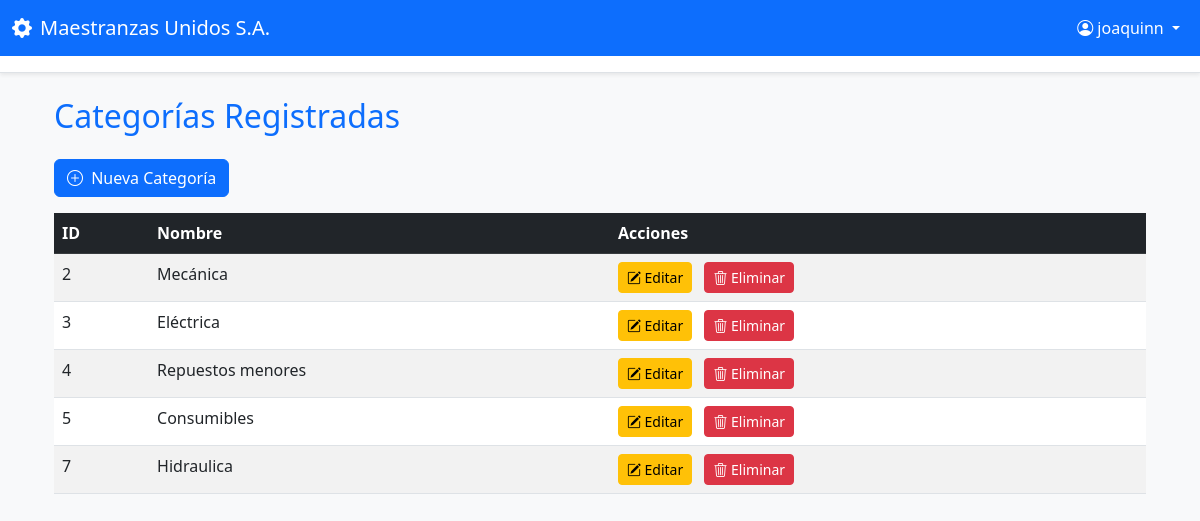
/categorias/ (signed in), run on the app's committed database.
### inventario/models.py (models this page shows, shortened)
class Categoria(models.Model):
    nombre = models.CharField(max_length=100)

### inventario/views.py (the view)
# urls.py: path('categorias/', views.listar_categorias, name='listar_categorias'),
@login_required
def listar_categorias(request):
    categorias = Categoria.objects.all()
    return render(request, 'categorias/listar.html', {'categorias': categorias})

### inventario/templates/categorias/listar.html (shortened to what this page needs)
{% extends 'authentication/base.html' %}
{% block content %}
<div class="container mt-4">
    <h2 class="mb-4 text-primary">Categorías Registradas</h2>
    <a href="{% url 'crear_categoria' %}" class="btn btn-primary mb-3">
        <i class="bi bi-plus-circle me-1"></i> Nueva Categoría
    </a>
    {% if categorias %}
    <table class="table table-striped table-hover">
        <thead class="table-dark">
            <tr>
                <th>ID</th>
                <th>Nombre</th>
                <th>Acciones</th>
            </tr>
        </thead>
        <tbody>
            {% for categoria in categorias %}
            <tr>
                <td>{{ categoria.id }}</td>
                <td>{{ categoria.nombre }}</td>
                <td>
                    <a href="{% url 'editar_categoria' categoria.id %}" class="btn btn-sm btn-warning">
                        <i class="bi bi-pencil-square"></i> Editar
                    </a>
                    <a href="{% url 'eliminar_categoria' categoria.id %}" class="btn btn-sm btn-danger ms-2">
                        <i class="bi bi-trash3"></i> Eliminar
                    </a>
                </td>
            </tr>
            {% endfor %}
        </tbody>
    </table>
    {% else %}
    <p class="text-muted">No hay categorías registradas aún.</p>
    {% endif %}
</div>
{% endblock %}

### authentication/templates/authentication/base.html (shortened to what this page needs)
<!DOCTYPE html>
<html lang="es">
<head>
  <link href="https://cdn.jsdelivr.net/npm/bootstrap@5.3.0/dist/css/bootstrap.min.css" rel="stylesheet">
  <link href="https://cdn.jsdelivr.net/npm/bootstrap-icons@1.10.0/font/bootstrap-icons.css" rel="stylesheet">
</head>
<body class="bg-light">
    <nav class="navbar navbar-expand-lg navbar-dark bg-primary">
      <div class="container-fluid">
        <a class="navbar-brand" href="{% url 'dashboard' %}">
          <i class="bi bi-gear-fill me-2"></i>Maestranzas Unidos S.A.
        </a>
        {% if user.is_authenticated %}
          <div class="navbar-nav ms-auto">
            <div class="nav-item dropdown">
              <a class="nav-link dropdown-toggle text-white" href="#" role="button" data-bs-toggle="dropdown">
                <i class="bi bi-person-circle me-1"></i>{{ user.first_name|default:user.username }}
              </a>
            </div>
          </div>
        {% endif %}
      </div>
    </nav>
    {% if user.is_authenticated %}
    <div class="bg-white border-bottom shadow-sm">
      <div class="container py-2">
      </div>
    </div>
    {% endif %}
    <div class="container mt-4">
      {% block content %}
      {% endblock %}
    </div>
  </body>
</html>

### data on the page
Categoria: id "2", nombre "Mecánica"
Categoria: id "3", nombre "Eléctrica"
Categoria: id "4", nombre "Repuestos menores"
Categoria: id "5", nombre "Consumibles"
Categoria: id "7", nombre "Hidraulica"

### other printed values
{{ user.first_name|default:user.username }} "joaquinn"
